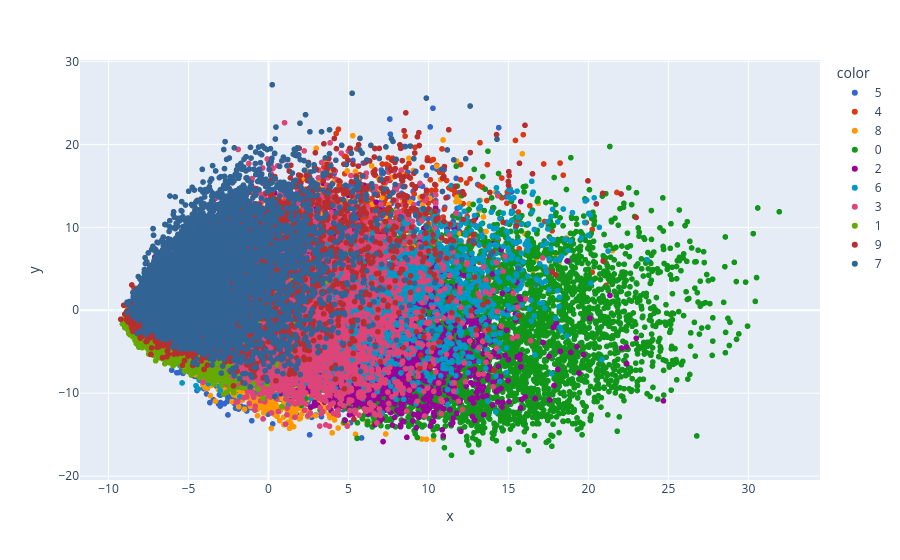

The notebook cell this image was saved under:
### Markdown cell above
Two main Goal of PCA :
1. Transform from higher Dimensional features into Lower Dimensional features
2. Used For Visualization

### Code cell
# Transforming to a 2D coordinate system
pca = PCA(n_components =2)
X_train_trf = pca.fit_transform(X_train)
X_test_trf = pca.transform(X_test)

import plotly.express as px
y_train_trf = y_train.astype(str)
fig = px.scatter(x = X_train_trf[:,0],
                y=X_train_trf[:,1],
                color=y_train_trf,
                color_discrete_sequence=px.colors.qualitative.G10)

fig.show()

### Figure 1 — Plotly figure (JSON) as saved in the notebook; plotly's stock layout.template omitted (floating-point values rounded to 4 significant figures; data arrays with more than 128 entries replaced by an {"elided": "..."} marker saying what was removed)
{"data": [{"hovertemplate": "color=5<br>x=%{x}<br>y=%{y}<extra></extra>", "legendgroup": "5", "marker": {"color": "#3366CC", "symbol": "circle"}, "mode": "markers", "name": "5", "showlegend": true, "type": "scattergl", "x": {"elided": "5040 float values"}, "xaxis": "x", "y": {"elided": "5040 float values"}, "yaxis": "y"}, {"hovertemplate": "color=4<br>x=%{x}<br>y=%{y}<extra></extra>", "legendgroup": "4", "marker": {"color": "#DC3912", "symbol": "circle"}, "mode": "markers", "name": "4", "showlegend": true, "type": "scattergl", "x": {"elided": "5529 float values"}, "xaxis": "x", "y": {"elided": "5529 float values"}, "yaxis": "y"}, {"hovertemplate": "color=8<br>x=%{x}<br>y=%{y}<extra></extra>", "legendgroup": "8", "marker": {"color": "#FF9900", "symbol": "circle"}, "mode": "markers", "name": "8", "showlegend": true, "type": "scattergl", "x": {"elided": "5468 float values"}, "xaxis": "x", "y": {"elided": "5468 float values"}, "yaxis": "y"}, {"hovertemplate": "color=0<br>x=%{x}<br>y=%{y}<extra></extra>", "legendgroup": "0", "marker": {"color": "#109618", "symbol": "circle"}, "mode": "markers", "name": "0", "showlegend": true, "type": "scattergl", "x": {"elided": "5560 float values"}, "xaxis": "x", "y": {"elided": "5560 float values"}, "yaxis": "y"}, {"hovertemplate": "color=2<br>x=%{x}<br>y=%{y}<extra></extra>", "legendgroup": "2", "marker": {"color": "#990099", "symbol": "circle"}, "mode": "markers", "name": "2", "showlegend": true, "type": "scattergl", "x": {"elided": "5610 float values"}, "xaxis": "x", "y": {"elided": "5610 float values"}, "yaxis": "y"}, {"hovertemplate": "color=6<br>x=%{x}<br>y=%{y}<extra></extra>", "legendgroup": "6", "marker": {"color": "#0099C6", "symbol": "circle"}, "mode": "markers", "name": "6", "showlegend": true, "type": "scattergl", "x": {"elided": "5480 float values"}, "xaxis": "x", "y": {"elided": "5480 float values"}, "yaxis": "y"}, {"hovertemplate": "color=3<br>x=%{x}<br>y=%{y}<extra></extra>", "legendgroup": "3", "marker": {"color": "#DD4477", "symbol": "circle"}, "mode": "markers", "name": "3", "showlegend": true, "type": "scattergl", "x": {"elided": "5708 float values"}, "xaxis": "x", "y": {"elided": "5708 float values"}, "yaxis": "y"}, {"hovertemplate": "color=1<br>x=%{x}<br>y=%{y}<extra></extra>", "legendgroup": "1", "marker": {"color": "#66AA00", "symbol": "circle"}, "mode": "markers", "name": "1", "showlegend": true, "type": "scattergl", "x": {"elided": "6277 float values"}, "xaxis": "x", "y": {"elided": "6277 float values"}, "yaxis": "y"}, {"hovertemplate": "color=9<br>x=%{x}<br>y=%{y}<extra></extra>", "legendgroup": "9", "marker": {"color": "#B82E2E", "symbol": "circle"}, "mode": "markers", "name": "9", "showlegend": true, "type": "scattergl", "x": {"elided": "5538 float values"}, "xaxis": "x", "y": {"elided": "5538 float values"}, "yaxis": "y"}, {"hovertemplate": "color=7<br>x=%{x}<br>y=%{y}<extra></extra>", "legendgroup": "7", "marker": {"color": "#316395", "symbol": "circle"}, "mode": "markers", "name": "7", "showlegend": true, "type": "scattergl", "x": {"elided": "5790 float values"}, "xaxis": "x", "y": {"elided": "5790 float values"}, "yaxis": "y"}], "layout": {"legend": {"title": {"text": "color"}, "tracegroupgap": 0}, "margin": {"t": 60}, "xaxis": {"anchor": "y", "domain": [0, 1], "title": {"text": "x"}}, "yaxis": {"anchor": "x", "domain": [0, 1], "title": {"text": "y"}}}}
